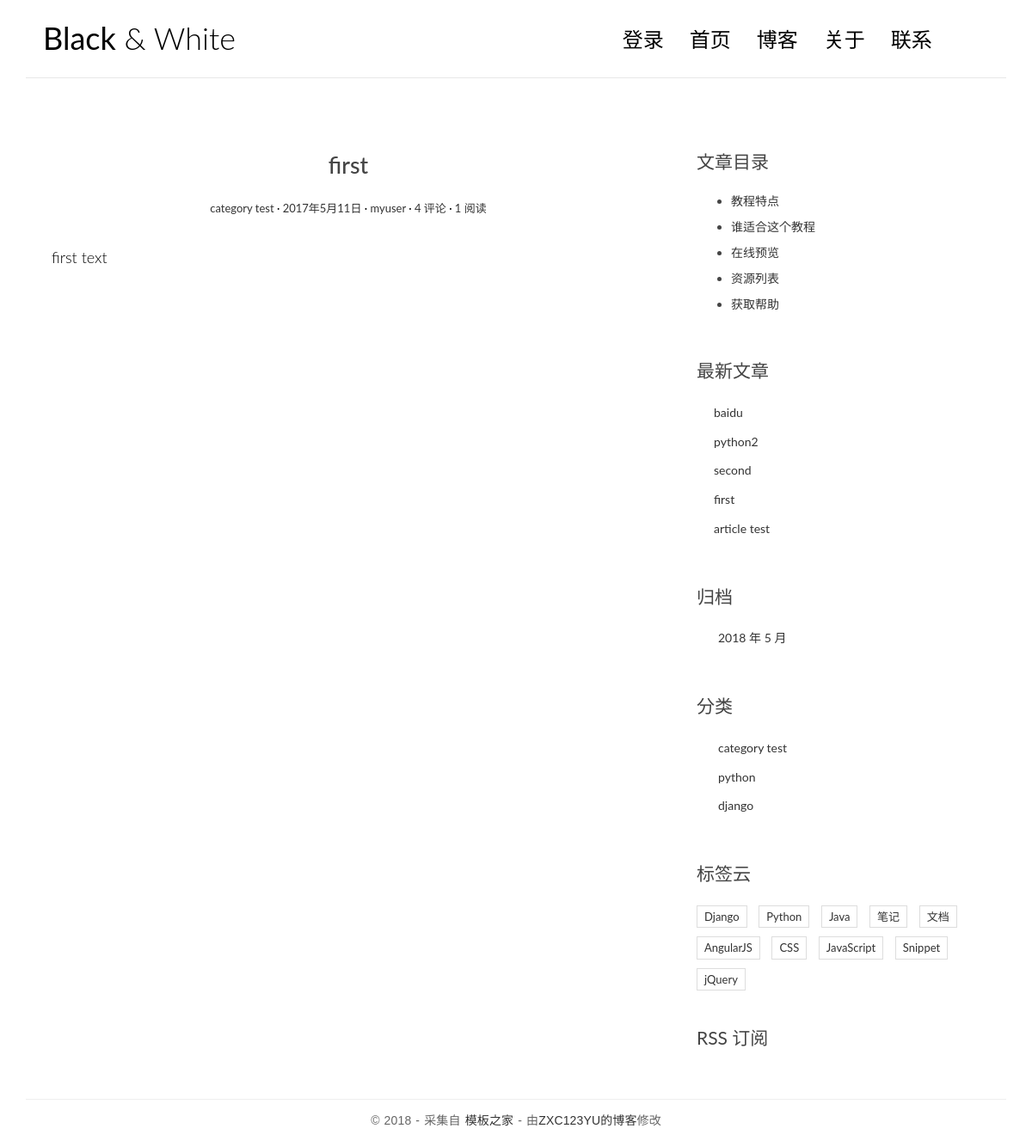
The page /article/5/ on the database its author committed.
### blog/models.py (models this page shows, shortened)
class Article(models.Model):
	title = models.CharField(max_length=70)
	body = models.TextField()
	created_time = models.DateTimeField(auto_now_add=True)
	modified_time = models.DateTimeField(auto_now_add=True)
	excerpt = models.CharField(max_length=200,blank=True)
	category = models.ForeignKey(Category)
	tag = models.ManyToManyField(Tag,blank=True)
	author = models.ForeignKey(User)
	views = models.PositiveIntegerField(default=0)
	class Meta:
		ordering = ['-created_time']
	def get_absolute_url(self):
		return reverse('blog:detail',kwargs={'pk':self.pk})
	def increase_views(self):
		self.views += 1
		self.save(update_fields=['views'])
	def save(self,*args,**kwargs):
		if not self.excerpt:
			self.excerpt = strip_tags(self.body)[:54]
		super(Article,self).save(*args,**kwargs)

class Category(models.Model):
	name = models.CharField(max_length=100)

### blog/views.py (the view)
# urls.py: url(r'^article/(?P<pk>[0-9]+)/$',views.detail,name='detail'),
def detail(request,pk):
    article = get_object_or_404(Article,pk=pk)
    article.increase_views()
    context = {
        'article': article,
    }
    return render(request,'blog/detail.html',context=context)

### blog/templatetags/blog_tags.py (called while the page is built)
@register.simple_tag #最新文章
def get_recent_articles(num = 5):
	return Article.objects.all().order_by('-created_time')[:num]

@register.simple_tag #归档
def archives():
	return Article.objects.dates('created_time','month',order='DESC')

@register.simple_tag #分类数据
def get_categories():
	return Category.objects.all()

### templates/blog/detail.html (shortened to what this page needs)
{% extends 'base.html' %}
{% load staticfiles %}
             {% block main %}
                <article class="post post-{{ article.pk }}">
                    <header class="entry-header">
                        <h1 class="entry-title">{{ article.title }}</h1>
                        <div class="entry-meta">
                            <span class="post-category"><a href="#">{{ article.category.name }}</a></span>
                            <span class="post-date">
                                <a href="#">
                                    <time class="entry-date" datetime="2012-11-09T23:15:57+00:00">2017年5月11日
                                    </time>
                                </a>
                            </span>
                            <span class="post-author"><a href="#">{{ article.author }}</a></span>
                            <span class="comments-link"><a href="#">4 评论</a></span>
                            <span class="views-count"><a href="#">{{ article.views }} 阅读</a></span>
                        </div>
                    </header>
                    <div class="entry-content clearfix">
                        {{ article.body }}
                    </div>
                </article>
             {% endblock main %}
             {% block toc %}
                <div class="widget widget-content">
                    <h3 class="widget-title">文章目录</h3>
                    <ul>
                        <li>
                            <a href="#">教程特点</a>
                        </li>
                        <li>
                            <a href="#">谁适合这个教程</a>
                        </li>
                        <li>
                            <a href="#">在线预览</a>
                        </li>
                        <li>
                            <a href="#">资源列表</a>
                        </li>
                        <li>
                            <a href="#">获取帮助</a>
                        </li>
                    </ul>
                </div>
             {% endblock toc %}

### templates/base.html (shortened to what this page needs)
{% load staticfiles %}
{% load blog_tags %}
<!DOCTYPE html>
<html>
<head>
    <link rel="stylesheet" href="{% static 'blog/css/bootstrap.min.css' %}">
    <link rel="stylesheet" href="http://code.ionicframework.com/ionicons/2.0.1/css/ionicons.min.css">
    <link rel="stylesheet" href="{% static 'blog/css/pace.css' %}">
    <link rel="stylesheet" href="{% static 'blog/css/custom.css' %}">
</head>
<body>
<div class="container">
    <header id="site-header">
        <div class="row">
            <div class="col-md-4 col-sm-5 col-xs-8">
                <div class="logo">
                    <h1><a href="{% url 'blog:index' %}"><b>Black</b> &amp; White</a></h1>
                </div>
            </div>
            <div class="col-md-8 col-sm-7 col-xs-4">
                <nav class="main-nav" role="navigation">
                    <div class="collapse navbar-collapse" id="bs-example-navbar-collapse-1">
                        <ul class="nav navbar-nav navbar-right">
                            {% if user.is_authenticated %}
                                <li class="cl-effect-11">
                                   <a href="">  hello,{{ user.username }}  </a>
                                </li>
                            {% else %}
                                <li class="cl-effect-11">
                                    <a href="{% url 'users:login' %}" data-hover="登录">登录</a>
                                </li>
                            {% endif%}
                            <li class="cl-effect-11">
                                <a href="{% url 'blog:index' %}" data-hover="首页">首页</a>
                            </li>
                            <li class="cl-effect-11"><a href="full-width.html" data-hover="博客">博客</a></li>
                            <li class="cl-effect-11"><a href="about.html" data-hover="关于">关于</a></li>
                            <li class="cl-effect-11"><a href="contact.html" data-hover="联系">联系</a></li>
                        </ul>
                    </div>
                </nav>
            </div>
        </div>
    </header>
</div>
<div class="content-body">
    <div class="container">
        <div class="row">
            <main class="col-md-8">
                {% block main%}
                {% endblock main%}
            </main>
            <aside class="col-md-4">
                {% block toc%}
                {% endblock toc%}
                <div class="widget widget-recent-posts">
                    <h3 class="widget-title">最新文章</h3>
                    {% get_recent_articles as recent_article_list %}
                    <ul>
                        {% for article in recent_article_list %}
                        <li>
                            <a href="{{ article.get_absolute_url }}">{{ article.title }}</a>
                        </li>
                        {% empty %}
                         暂无文章！
                        {% endfor %}
                    </ul>
                </div>
                <div class="widget widget-archives">
                    <h3 class="widget-title">归档</h3>
                    {% archives as date_list %}
                    <ul>
                        {%for date in date_list %}
                        <li>
                            <a href="{% url 'blog:archives' date.year date.month %}">
                                {{ date.year }} 年 {{ date.month }} 月</a>
                        </li>
                        {% empty %}
                        暂无归档！
                        {% endfor %}
                    </ul>
                </div>
                <div class="widget widget-category">
                    <h3 class="widget-title">分类</h3>
                    {% get_categories as category_list %}
                    <ul>
                        {% for category in category_list %}
                        <li>
                            <a href="{% url 'blog:category' category.pk %}">
                                {{ category.name }}</a>
                        </li>
                        {% empty %}
                        暂无分类！
                        {% endfor %}
                    </ul>
                </div>
                <div class="widget widget-tag-cloud">
                    <h3 class="widget-title">标签云</h3>
                    <ul>
                        <li>
                            <a href="#">Django</a>
                        </li>
                        <li>
                            <a href="#">Python</a>
                        </li>
                        <li>
                            <a href="#">Java</a>
                        </li>
                        <li>
                            <a href="#">笔记</a>
                        </li>
                        <li>
                            <a href="#">文档</a>
                        </li>
                        <li>
                            <a href="#">AngularJS</a>
                        </li>
                        <li>
                            <a href="#">CSS</a>
                        </li>
                        <li>
                            <a href="#">JavaScript</a>
                        </li>
                        <li>
                            <a href="#">Snippet</a>
                        </li>
                        <li>
                            <a href="#">jQuery</a>
                        </li>
                    </ul>
                </div>
                <div class="rss">
                    <a href=""> RSS 订阅</a>
                </div>
            </aside>
        </div>
    </div>
</div>
<footer id="site-footer">
    <div class="container">
        <div class="row">
            <div class="col-md-12">
                <p class="copyright">&copy 2018 - 采集自
                    <a href="http://www.cssmoban.com/"target="_blank" title="模板之家">模板之家</a>
                    - 由<a href="" title="网页模板" target="_blank">ZXC123YU的博客</a>修改
                </p>
            </div>
        </div>
    </div>
</footer>
</body>
</html>

### blog/static/blog/css/custom.css (style rules this page uses)
* { outline: none; }
h1, h2, h3, h4, h5, h6 { margin-top: 0; }
b { font-weight: 400; }
a { color: #333; }
body { color: #444; font-family: 'Lato', sans-serif; }
p { font-family: 'Ubuntu', sans-serif; font-weight: 400; word-spacing: 1px; letter-spacing: 0.01em; }
#site-header { background-color: #FFF; padding: 25px 20px; margin-bottom: 40px; border-bottom: 1px solid #e7e7e7; }
.logo h1 a { color: #000; }
.logo h1 { margin: 0; font-family: 'Lato', sans-serif; font-weight: 300; }
.main-nav { margin-top: 11px; max-width: 95%; }
.main-nav a { color: #000000 !important; padding: 0 0 5px 0 !important; margin-right: 30px; font-family: 'Lato', sans-serif; font-weight: 300; font-size: 24px; }
.cl-effect-11 a { padding: 10px 0; color: #0972b4; text-shadow: none; }
.cl-effect-11 a::before { position: absolute; top: 0; left: 0; overflow: hidden; padding: 0 0 5px 0 !important; max-width: 0; border-bottom: 1px solid #000; color: #000; content: attr(data-hover); white-space: nowrap; -webkit-transition: max-width 0.5s; -moz-transition: max-width 0.5s; transition: max-width 0.5s; }
.content-body { padding-bottom: 4em; }
.post { background: #fff; padding: 30px 30px 0; }
.entry-title { text-align: center; font-size: 1.9em; margin-bottom: 20px; line-height: 1.6; padding: 10px 20px 0; }
.entry-meta { text-align: center; color: #DDDDDD; font-size: 13px; margin-bottom: 30px; }
.entry-content { font-size: 18px; line-height: 1.9; font-weight: 300; color: #000; }
.post-category::after, .post-date::after, .post-author::after, .comments-link::after { content: ' ·'; color: #000; }
.widget { background: #fff; padding: 30px 0 0; }
.widget-title { font-size: 1.5em; margin-bottom: 20px; line-height: 1.6; padding: 10px 0 0; font-weight: 400; }
.widget-recent-posts ul { padding: 0; margin: 0; padding-left: 20px; }
.widget-recent-posts ul li { list-style-type: none; position: relative; line-height: 170%; margin-bottom: 10px; }
.widget-recent-posts ul li::before { content: '\f3d3'; font-family: "Ionicons"; position: absolute; left: -17px; top: 3px; font-size: 16px; color: #000; }
.widget-archives ul { padding: 0; margin: 0; padding-left: 25px; }
.widget-archives ul li { list-style-type: none; position: relative; line-height: 170%; margin-bottom: 10px; }
.widget-archives ul li::before { content: '\f3f3'; font-family: "Ionicons"; position: absolute; left: -25px; top: 1px; font-size: 16px; color: #000; }
.widget-category ul { padding: 0; margin: 0; padding-left: 25px; }
.widget-category ul li { list-style-type: none; position: relative; line-height: 170%; margin-bottom: 10px; }
.widget-category ul li::before { content: '\f3fe'; font-family: "Ionicons"; position: absolute; left: -25px; top: 1px; font-size: 18px; color: #000; }
.widget-tag-cloud ul { padding: 0; margin: 0; margin-right: -10px; }
.widget-tag-cloud ul li { list-style-type: none; font-size: 13px; display: inline-block; margin-right: 10px; margin-bottom: 10px; padding: 3px 8px; border: 1px solid #ddd; }
.widget-content ul li { margin-bottom: 10px; }
.rss { font-size: 21px; margin-top: 30px; }
.rss a { color: #444; }
#site-footer { padding-top: 10px; padding: 0 0 1.5em 0; }
.copyright { text-align: center; padding-top: 1em; margin: 0; border-top: 1px solid #eee; color: #666; }

### rows shown on the page
Article: title "first", category.name "category test", author "myuser", views "1", body "first text"
Article: title "baidu"
Article: title "python2"
Article: title "second"
Article: title "article test"
Category: name "category test"
Category: name "python"
Category: name "django"

### other values the page prints
{{ date.year }} "2018"
{{ date.month }} "5"
